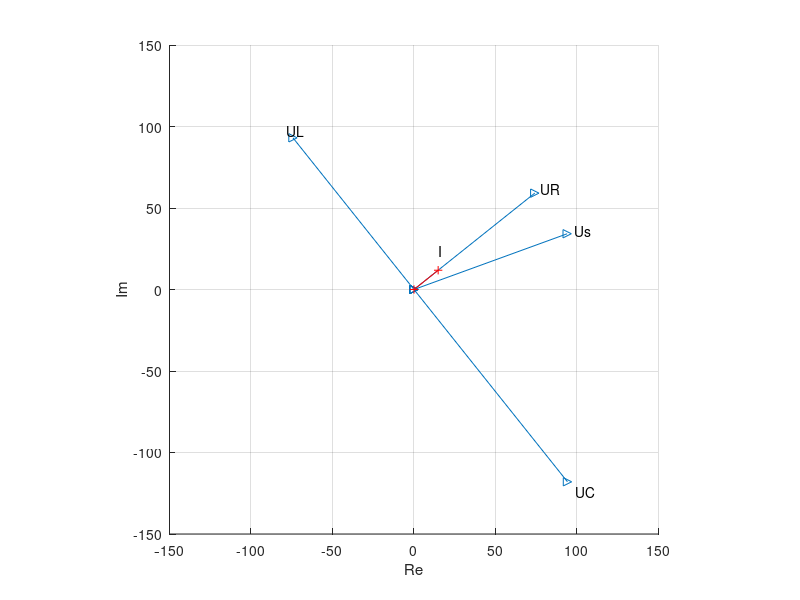

Here is the MATLAB script that generated this plot:
clear; clc;
% this program computes variables of RLC circuit
% and plots the phasor diagram
R = 5; % ohms
L = 20e-3; % H
C = 400e-6; % F
us_max = 100; % V
us_ang = 20; % angle in degrees
w = 314;
% complex representation of the source voltage
Us=us_max*exp(j*us_ang*pi/180);
% complex impedances
ZR=R; ZL=j*w*L; ZC=1/(j*w*C); Z=ZR+ZL+ZC;
% current and voltages
I=Us/Z; UR=ZR*I; UL=ZL*I; UC=ZC*I;
% RMS phasors
U_RMS=Us/sqrt(2); I_RMS=I/sqrt(2);
disp('The complex power is'); S=U_RMS*conj(I_RMS)
disp('The average power is'); P=real(S)
disp('The reactive power is'); Q=imag(S)
disp('The power factor is'); pf=cos(angle(S))
% phasor diagram
line([0 real(UR)],[0 imag(UR)],'marker','>');
text(1.05*real(UR),1.05*imag(UR),'UR');
line([0 real(UL)],[0 imag(UL)],'marker','>');
text(1.05*real(UL),1.05*imag(UL),'UL');
line([0 real(UC)],[0 imag(UC)],'marker','>');
text(1.05*real(UC),1.05*imag(UC),'UC');
line([0 real(Us)],[0 imag(Us)],'marker','>');
text(1.05*real(Us),1.05*imag(Us),'Us');
line([0 real(I)],[0 imag(I)],'marker','+','color','red');
text(real(I),2*imag(I),'I');
axis(1.5*us_max*[-1 1 -1 1]);
xlabel('Re'); ylabel('Im');
grid on; axis square; 